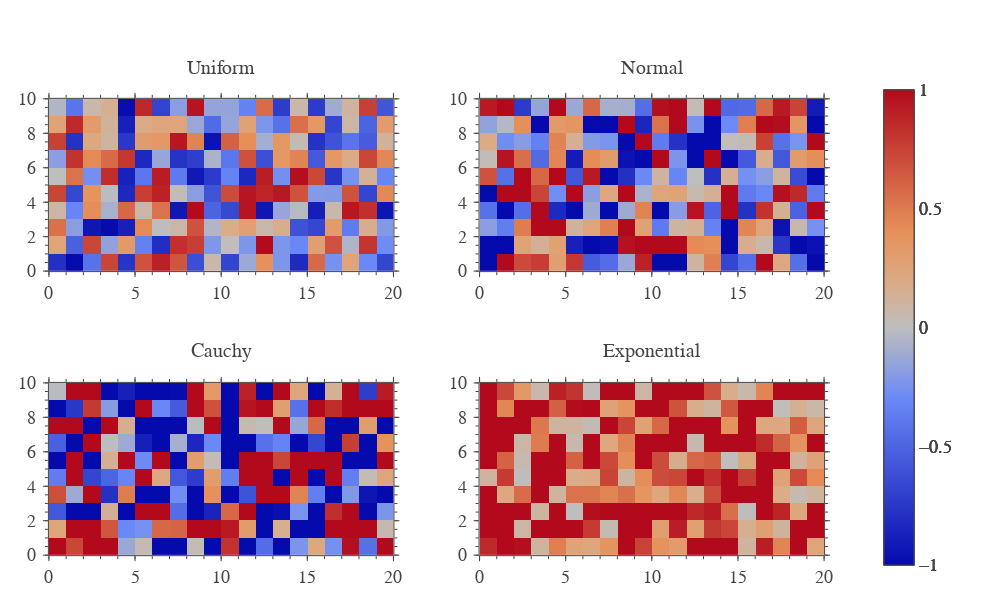

This figure's notebook cell:
### Code cell
plt.show()

### Figure 1 — Plotly figure (JSON) as saved in the notebook; plotly's stock layout.template omitted (floating-point values rounded to 4 significant figures; data arrays with more than 128 entries replaced by an {"elided": "..."} marker saying what was removed)
{"data": [{"colorbar": {"xpad": 40}, "dx": 1, "dy": 1, "transpose": true, "type": "heatmap", "uid": "fa8fac78-0e5e-41c9-8166-b3fc077398ad", "x": [0, 1, 2, 3, 4, 5, 6, 7, 8, 9, 10, 11, 12, 13, 14, 15, 16, 17, 18, 19, 20], "xaxis": "x", "y": [0, 1, 2, 3, 4, 5, 6, 7, 8, 9, 10], "yaxis": "y", "z": {"elided": "20x10 float values"}, "zmax": 1, "zmin": -1}, {"colorbar": {"xpad": 40}, "dx": 1, "dy": 1, "transpose": true, "type": "heatmap", "uid": "e5c8604b-56e1-4373-8214-64dbe178e0a6", "x": [0, 1, 2, 3, 4, 5, 6, 7, 8, 9, 10, 11, 12, 13, 14, 15, 16, 17, 18, 19, 20], "xaxis": "x2", "y": [0, 1, 2, 3, 4, 5, 6, 7, 8, 9, 10], "yaxis": "y2", "z": {"elided": "20x10 float values"}, "zmax": 1, "zmin": -1}, {"colorbar": {"xpad": 40}, "dx": 1, "dy": 1, "transpose": true, "type": "heatmap", "uid": "08f53520-edce-4a42-a66d-4a7a89c5a192", "x": [0, 1, 2, 3, 4, 5, 6, 7, 8, 9, 10, 11, 12, 13, 14, 15, 16, 17, 18, 19, 20], "xaxis": "x3", "y": [0, 1, 2, 3, 4, 5, 6, 7, 8, 9, 10], "yaxis": "y3", "z": {"elided": "20x10 float values"}, "zmax": 1, "zmin": -1}, {"colorbar": {"xpad": 40}, "dx": 1, "dy": 1, "transpose": true, "type": "heatmap", "uid": "d932e640-6b90-43c2-a4e3-378bebd51e3d", "x": [0, 1, 2, 3, 4, 5, 6, 7, 8, 9, 10, 11, 12, 13, 14, 15, 16, 17, 18, 19, 20], "xaxis": "x4", "y": [0, 1, 2, 3, 4, 5, 6, 7, 8, 9, 10], "yaxis": "y4", "z": {"elided": "20x10 float values"}, "zmax": 1, "zmin": -1}, {"type": "heatmap", "uid": "f50cc62a-1007-44eb-a86a-fd50568c3445", "visible": false, "xaxis": "x101", "yaxis": "y101"}, {"type": "heatmap", "uid": "4f41e6a9-fcf5-4084-95d0-c6b25a3648c6", "visible": false, "xaxis": "x201", "yaxis": "y201"}, {"type": "heatmap", "uid": "84f40f55-fc5c-4828-ab95-c8d74875f55d", "visible": false, "xaxis": "x102", "yaxis": "y102"}, {"type": "heatmap", "uid": "2f54f39e-e9fc-4e36-9139-27560c146f2c", "visible": false, "xaxis": "x202", "yaxis": "y202"}, {"type": "heatmap", "uid": "3ba80367-9257-480a-bb54-fd5f1dbb2a61", "visible": false, "xaxis": "x103", "yaxis": "y103"}, {"type": "heatmap", "uid": "c456319a-062b-4ca5-87d5-5489eb6d029e", "visible": false, "xaxis": "x203", "yaxis": "y203"}, {"type": "heatmap", "uid": "30ac5be6-873d-417c-afd8-dfd6e2747a3f", "visible": false, "xaxis": "x104", "yaxis": "y104"}, {"type": "heatmap", "uid": "de18adc3-67e8-4cd2-9157-eaadf58751bd", "visible": false, "xaxis": "x204", "yaxis": "y204"}], "layout": {"annotations": [{"font": {"size": 20}, "showarrow": false, "text": "Uniform", "x": 0.225, "xanchor": "center", "xref": "paper", "y": 1, "yanchor": "bottom", "yref": "paper"}, {"font": {"size": 20}, "showarrow": false, "text": "Normal", "x": 0.775, "xanchor": "center", "xref": "paper", "y": 1, "yanchor": "bottom", "yref": "paper"}, {"font": {"size": 20}, "showarrow": false, "text": "Cauchy", "x": 0.225, "xanchor": "center", "xref": "paper", "y": 0.425, "yanchor": "bottom", "yref": "paper"}, {"font": {"size": 20}, "showarrow": false, "text": "Exponential", "x": 0.775, "xanchor": "center", "xref": "paper", "y": 0.425, "yanchor": "bottom", "yref": "paper"}], "font": {"family": "Arial", "size": 18}, "height": 600, "margin": {"b": 20, "l": 20, "r": 20, "t": 80}, "title": {"font": {"size": 20}, "xanchor": "center", "xref": "paper", "yanchor": "middle", "yref": "container"}, "width": 1000, "xaxis": {"anchor": "y", "automargin": true, "constrain": "domain", "domain": [0, 0.45], "dtick": 5, "hoverformat": ".f", "range": [0, 20], "showgrid": false, "showline": false, "showticklabels": true, "tickfont": {"size": 18}, "ticklen": 5, "ticks": "outside", "title": {"font": {"size": 20}}, "zeroline": false}, "xaxis101": {"anchor": "y", "automargin": true, "constrain": "domain", "domain": [0, 0.45], "dtick": 5, "overlaying": "x", "range": [0, 20], "scaleanchor": "x", "showgrid": false, "showline": false, "showticklabels": false, "side": "top", "ticklen": 5, "ticks": "outside", "zeroline": false}, "xaxis102": {"anchor": "y2", "automargin": true, "constrain": "domain", "domain": [0.55, 1], "dtick": 5, "overlaying": "x2", "range": [0, 20], "scaleanchor": "x2", "showgrid": false, "showline": false, "showticklabels": false, "side": "top", "ticklen": 5, "ticks": "outside", "zeroline": false}, "xaxis103": {"anchor": "y3", "automargin": true, "constrain": "domain", "domain": [0, 0.45], "dtick": 5, "overlaying": "x3", "range": [0, 20], "scaleanchor": "x3", "showgrid": false, "showline": false, "showticklabels": false, "side": "top", "ticklen": 5, "ticks": "outside", "zeroline": false}, "xaxis104": {"anchor": "y4", "automargin": true, "constrain": "domain", "domain": [0.55, 1], "dtick": 5, "overlaying": "x4", "range": [0, 20], "scaleanchor": "x4", "showgrid": false, "showline": false, "showticklabels": false, "side": "top", "ticklen": 5, "ticks": "outside", "zeroline": false}, "xaxis2": {"anchor": "y2", "automargin": true, "constrain": "domain", "domain": [0.55, 1], "dtick": 5, "hoverformat": ".f", "range": [0, 20], "showgrid": false, "showline": false, "showticklabels": true, "tickfont": {"size": 18}, "ticklen": 5, "ticks": "outside", "title": {"font": {"size": 20}}, "zeroline": false}, "xaxis201": {"anchor": "y", "automargin": true, "constrain": "domain", "domain": [0, 0.45], "dtick": 1, "mirror": "ticks", "overlaying": "x", "range": [0, 20], "scaleanchor": "x", "showgrid": false, "showline": true, "showticklabels": false, "ticklen": 3, "ticks": "outside", "zeroline": false}, "xaxis202": {"anchor": "y2", "automargin": true, "constrain": "domain", "domain": [0.55, 1], "dtick": 1, "mirror": "ticks", "overlaying": "x2", "range": [0, 20], "scaleanchor": "x2", "showgrid": false, "showline": true, "showticklabels": false, "ticklen": 3, "ticks": "outside", "zeroline": false}, "xaxis203": {"anchor": "y3", "automargin": true, "constrain": "domain", "domain": [0, 0.45], "dtick": 1, "mirror": "ticks", "overlaying": "x3", "range": [0, 20], "scaleanchor": "x3", "showgrid": false, "showline": true, "showticklabels": false, "ticklen": 3, "ticks": "outside", "zeroline": false}, "xaxis204": {"anchor": "y4", "automargin": true, "constrain": "domain", "domain": [0.55, 1], "dtick": 1, "mirror": "ticks", "overlaying": "x4", "range": [0, 20], "scaleanchor": "x4", "showgrid": false, "showline": true, "showticklabels": false, "ticklen": 3, "ticks": "outside", "zeroline": false}, "xaxis3": {"anchor": "y3", "automargin": true, "constrain": "domain", "domain": [0, 0.45], "dtick": 5, "hoverformat": ".f", "range": [0, 20], "showgrid": false, "showline": false, "showticklabels": true, "tickfont": {"size": 18}, "ticklen": 5, "ticks": "outside", "title": {"font": {"size": 20}}, "zeroline": false}, "xaxis4": {"anchor": "y4", "automargin": true, "constrain": "domain", "domain": [0.55, 1], "dtick": 5, "hoverformat": ".f", "range": [0, 20], "showgrid": false, "showline": false, "showticklabels": true, "tickfont": {"size": 18}, "ticklen": 5, "ticks": "outside", "title": {"font": {"size": 20}}, "zeroline": false}, "yaxis": {"anchor": "x", "automargin": true, "constrain": "domain", "domain": [0.575, 1], "dtick": 2, "hoverformat": ".f", "range": [0, 10], "scaleanchor": "x", "showgrid": false, "showline": false, "showticklabels": true, "tickfont": {"size": 18}, "ticklen": 5, "tickprefix": " ", "ticks": "outside", "ticksuffix": " ", "title": {"font": {"size": 20}}, "zeroline": false}, "yaxis101": {"anchor": "x", "automargin": true, "constrain": "domain", "domain": [0.575, 1], "dtick": 2, "overlaying": "y", "range": [0, 10], "scaleanchor": "y", "showgrid": false, "showline": false, "showticklabels": false, "side": "right", "ticklen": 5, "ticks": "outside", "zeroline": false}, "yaxis102": {"anchor": "x2", "automargin": true, "constrain": "domain", "domain": [0.575, 1], "dtick": 2, "overlaying": "y2", "range": [0, 10], "scaleanchor": "y2", "showgrid": false, "showline": false, "showticklabels": false, "side": "right", "ticklen": 5, "ticks": "outside", "zeroline": false}, "yaxis103": {"anchor": "x3", "automargin": true, "constrain": "domain", "domain": [0, 0.425], "dtick": 2, "overlaying": "y3", "range": [0, 10], "scaleanchor": "y3", "showgrid": false, "showline": false, "showticklabels": false, "side": "right", "ticklen": 5, "ticks": "outside", "zeroline": false}, "yaxis104": {"anchor": "x4", "automargin": true, "constrain": "domain", "domain": [0, 0.425], "dtick": 2, "overlaying": "y4", "range": [0, 10], "scaleanchor": "y4", "showgrid": false, "showline": false, "showticklabels": false, "side": "right", "ticklen": 5, "ticks": "outside", "zeroline": false}, "yaxis2": {"anchor": "x2", "automargin": true, "constrain": "domain", "domain": [0.575, 1], "dtick": 2, "hoverformat": ".f", "range": [0, 10], "scaleanchor": "x2", "showgrid": false, "showline": false, "showticklabels": true, "tickfont": {"size": 18}, "ticklen": 5, "tickprefix": " ", "ticks": "outside", "ticksuffix": " ", "title": {"font": {"size": 20}}, "zeroline": false}, "yaxis201": {"anchor": "x", "automargin": true, "constrain": "domain", "domain": [0.575, 1], "dtick": 0.5, "mirror": "ticks", "overlaying": "y", "range": [0, 10], "scaleanchor": "y", "showgrid": false, "showline": true, "showticklabels": false, "ticklen": 3, "ticks": "outside", "zeroline": false}, "yaxis202": {"anchor": "x2", "automargin": true, "constrain": "domain", "domain": [0.575, 1], "dtick": 0.5, "mirror": "ticks", "overlaying": "y2", "range": [0, 10], "scaleanchor": "y2", "showgrid": false, "showline": true, "showticklabels": false, "ticklen": 3, "ticks": "outside", "zeroline": false}, "yaxis203": {"anchor": "x3", "automargin": true, "constrain": "domain", "domain": [0, 0.425], "dtick": 0.5, "mirror": "ticks", "overlaying": "y3", "range": [0, 10], "scaleanchor": "y3", "showgrid": false, "showline": true, "showticklabels": false, "ticklen": 3, "ticks": "outside", "zeroline": false}, "yaxis204": {"anchor": "x4", "automargin": true, "constrain": "domain", "domain": [0, 0.425], "dtick": 0.5, "mirror": "ticks", "overlaying": "y4", "range": [0, 10], "scaleanchor": "y4", "showgrid": false, "showline": true, "showticklabels": false, "ticklen": 3, "ticks": "outside", "zeroline": false}, "yaxis3": {"anchor": "x3", "automargin": true, "constrain": "domain", "domain": [0, 0.425], "dtick": 2, "hoverformat": ".f", "range": [0, 10], "scaleanchor": "x3", "showgrid": false, "showline": false, "showticklabels": true, "tickfont": {"size": 18}, "ticklen": 5, "tickprefix": " ", "ticks": "outside", "ticksuffix": " ", "title": {"font": {"size": 20}}, "zeroline": false}, "yaxis4": {"anchor": "x4", "automargin": true, "constrain": "domain", "domain": [0, 0.425], "dtick": 2, "hoverformat": ".f", "range": [0, 10], "scaleanchor": "x4", "showgrid": false, "showline": false, "showticklabels": true, "tickfont": {"size": 18}, "ticklen": 5, "tickprefix": " ", "ticks": "outside", "ticksuffix": " ", "title": {"font": {"size": 20}}, "zeroline": false}}}
